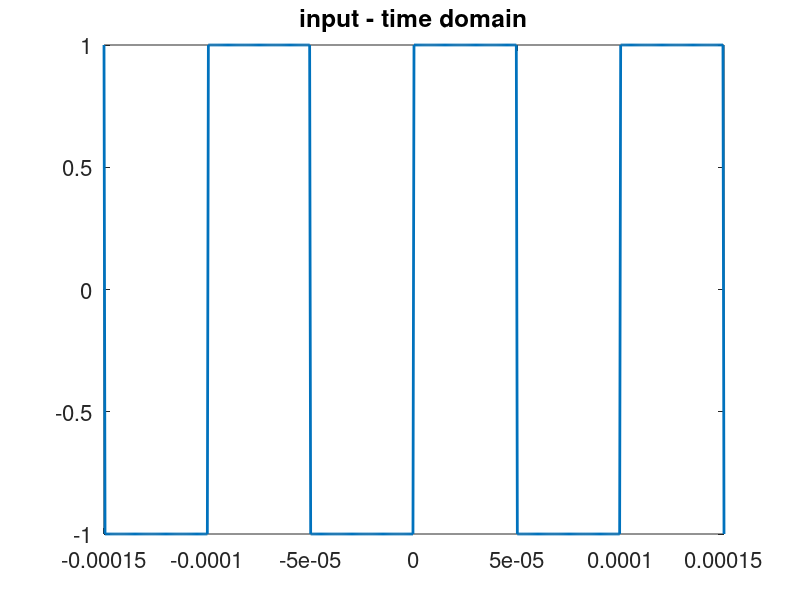
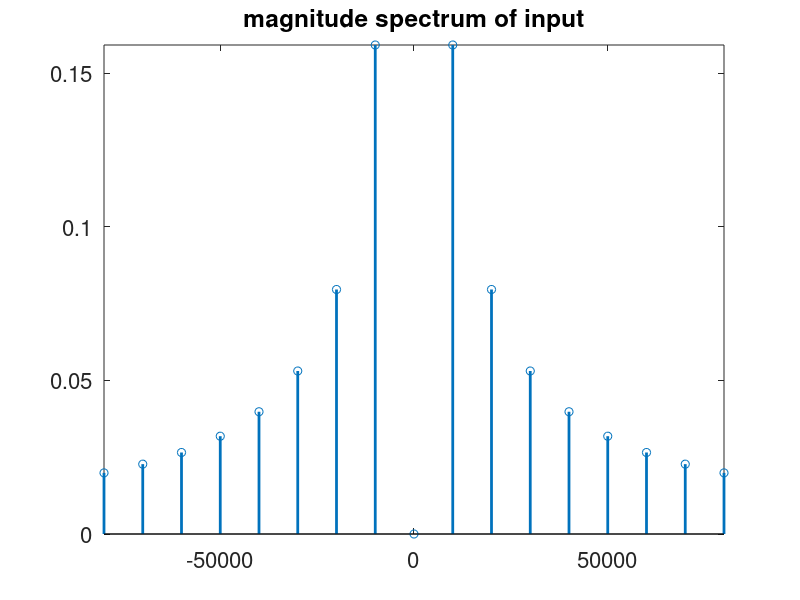
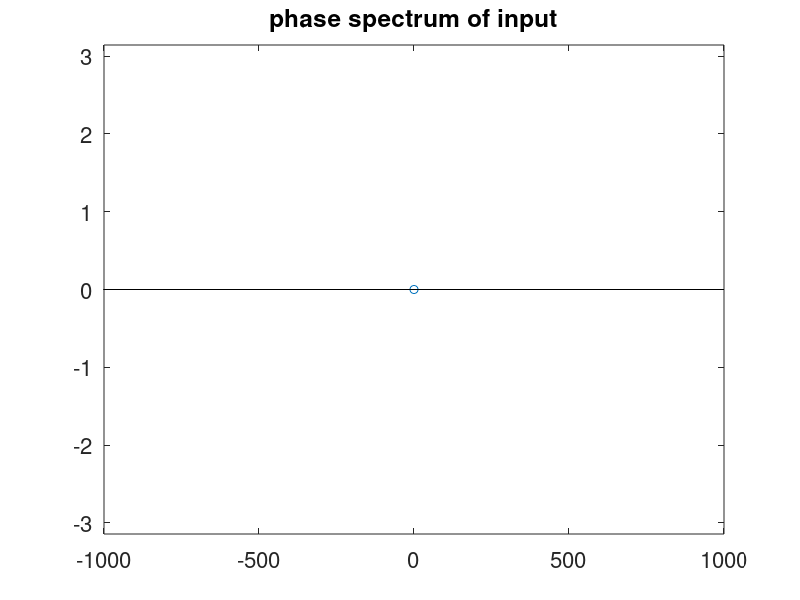

Source code (MATLAB) for these figures, in order: (Note: this script raises an error after producing the figures.)
%% square wave generator
clc
clear all
hold off

f0= 10000;     %fundamental freq of input square wave, 0.1ms period
T0 = 1/f0;  %period 
tstep = 0.005*T0;
no_sample = 3*T0/tstep + 1; %no. of samples  within  3*T0
no_sample1 = int32(T0/tstep + 1); %no. of samples  within  T0
%tt = -0.5*T0:tstep:0.5*T0;
tt = -1.5*T0:tstep:1.5*T0;

% tt1 = -0.5*T0:tstep:0.5*T0; % time vector for the period -0.5T0 to 0.5T0
% gp1 = [zeros(1,floor(0.5*length(tt1))) ones(1,ceil(0.5*length(tt1)))]; %input - triangular wave in the period -0.5T0 to 0.5T0
gp1 = square(2 * pi * f0 * tt, 50);
% gp_in = [gp1 gp1(2:no_sample1-1) gp1]; %3 cycles of the triangular wave
figure(1)
Hp1 = plot(tt,gp1);
set(Hp1,'LineWidth',2)
Ha = gca;
set(Ha,'Fontsize',16)
title('input - time domain')
pause

%% Fourier series representation of signal (Amplitude Spectrum)
      
K=1/(2*pi);
N=100; %no. of harmonics
nvec = -N:N;
c_in = zeros(size(nvec));
for n = nvec
    m = n+N+1;
    c_in(m) = 1i*K*((-1)^n)/n;
    
    if (n == 0)
      c_in(m) = 0.0;
    end
end
f = nvec*f0; %frequency vector
figure(2)
Hp1=stem(f,abs(c_in));
axis([-8*f0 8*f0 0 max(abs(c_in))])
set(Hp1,'LineWidth',2)
Ha = gca;
set(Ha,'Fontsize',16)
title('magnitude spectrum of input')
pause

%% Fourier series representation of signal (Phase Spectrum)

figure(3)
Hp1=stem(f,angle(c_in));
set(Hp1,'LineWidth',2)
Ha = gca;
set(Ha,'Fontsize',16)
axis([-0.1e4 0.1e4 -pi pi])
title('phase spectrum of input')
pause

%% Designing the 2nd order Butterworth filter parameters
n = 2; % order of butterworth filter
fc = 11500; % set your cutoff frequency
fund_freq = 10e3; % fundamental frequency
third_harm_freq = 30e3; % third harmonic frequency

% a for poles (or factors from textbook)
switch n
    case 1
        a = [1 1]; % first order
    case 2
        a = [1 1.414 1]; % second order
    case 3
        a = conv([1 1], [1 1 1]); % third order
    case 4
        a = conv([1 0.765 1], [1 1.848 1]); % fourth order
end

% b for zeros
b = 1;

%% calculate normalized frequency response
range = ceil(third_harm_freq/fc) + 1;
w = linspace(-range,range,500);
h = freqs(b,a,w);
mag = 20*log10(abs(h)); %% convert magnitude to dB
%phase = angle(h);
%phasedeg = phase*180/pi;

c_out = c_in .* h; %Fourier coefficients of the filter output

%% Construct the output signal from the Cout Fourier coefficients

A = zeros(2*N+1,ceil(no_sample));
for n = nvec
    m=n+N+1;
    A(m,:) = c_out(m) .* exp(1i*2*pi*n*f0*tt);
end
gp_out = sum(A);
figure(5)
Hp1 = plot(tt,real(gp_out),'b',tt,gp_in,'r');
set(Hp1,'LineWidth',2)
Ha = gca;
set(Ha,'Fontsize',16)
title('filter input and output-time domain')
set(Ha,'Fontsize',16)
legend('output','input')
